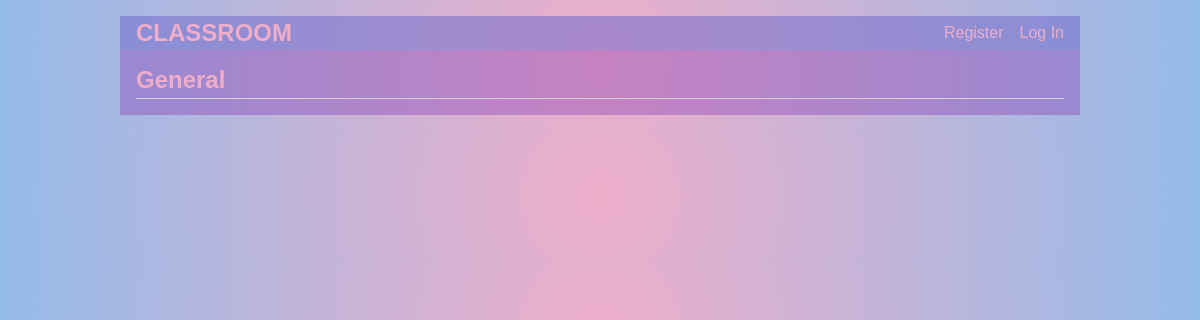
/, run on an earlier commit of the app's database.
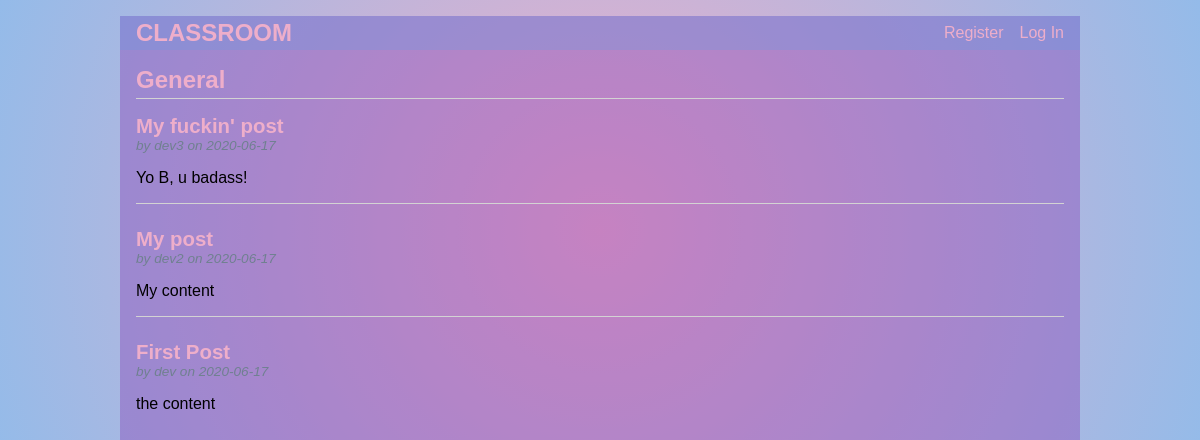
And on a later commit of the database.
### tables this page shows
CREATE TABLE post (
  id INTEGER PRIMARY KEY AUTOINCREMENT,
  author_id INTEGER NOT NULL,
  created TIMESTAMP NOT NULL DEFAULT CURRENT_TIMESTAMP,
  title TEXT NOT NULL,
  body TEXT NOT NULL,
  FOREIGN KEY (author_id) REFERENCES user (id)
);

CREATE TABLE user (
  id INTEGER PRIMARY KEY,
  idtype INTEGER,
  username TEXT UNIQUE NOT NULL,
  password TEXT NOT NULL,
  rol_id INTEGER NOT NULL,
  FOREIGN KEY (rol_id) REFERENCES rol (id),
  FOREIGN KEY (idtype) REFERENCES id_type (id)
);

### flaskr/blog.py (the view)
@bp.route('/')
def index():
    db = get_db()
    posts = db.execute(
        'SELECT p.id, title, body, created, author_id, username'
        ' FROM post p JOIN user u ON p.author_id = u.id'
        ' ORDER BY created DESC'
    ).fetchall()
    return render_template('blog/index.html', posts=posts)

### flaskr/auth.py (called while the page is built)
@bp.before_app_request
def load_logged_in_user():
    user_id = session.get('user_id')
    if user_id is None:
        g.user = None
    else:
        g.user = get_db().execute(
            'SELECT * FROM user WHERE id = ?', (user_id,)
        ).fetchone()

### flaskr/db.py (called while the page is built)
def get_db():
    if 'db' not in g:
        g.db = sqlite3.connect(
            current_app.config['DATABASE'],
            detect_types=sqlite3.PARSE_DECLTYPES
        )
        g.db.row_factory = sqlite3.Row
    return g.db

### flaskr/templates/blog/index.html (shortened to what this page needs)
{% extends 'base.html' %}
{% block header %}
  <h1>{% block title %}General{% endblock %}</h1>
{% endblock %}
{% block content %}
  {% for post in posts %}
    <article class="post">
      <header>
        <div>
          <h1>{{ post['title'] }}</h1>
          <div class="about">by {{ post['username'] }} on {{ post['created'].strftime('%Y-%m-%d') }}</div>
        </div>
      </header>
      <p class="body">{{ post['body'] }}</p>
    </article>
    {% if not loop.last %}
      <hr>
    {% endif %}
  {% endfor %}
{% endblock %}

### flaskr/templates/base.html (shortened to what this page needs)
<!doctype html>
<link rel="stylesheet" href="{{ url_for('static', filename='style.css') }}">
<nav>
  <h1><a class="action" href="{{ url_for('blog.index') }}" style="text-decoration: none;" >CLASSROOM</a></h1>
  <ul>
    {% if g.user %}
      <li><span>{{ g.user['username'] }}</span>
      <li><a href="{{ url_for('auth.logout') }}">Log Out</a>
    {% else %}
      <li><a href="{{ url_for('auth.register') }}">Register</a>
      <li><a href="{{ url_for('auth.login') }}">Log In</a>
    {% endif %}
  </ul>
</nav>
<section class="content">
  <header>
    {% block header %}{% endblock %}
  </header>
  {% block content %}{% endblock %}
</section>

### flaskr/static/style.css (style rules this page uses)
h1 { font-family: 'Verdana', sans-serif; color: #eeaeca; margin: 1rem 0; }
a { color: #eeaeca; text-decoration: none; }
hr { border: none; border-top: 1px solid lightgray; }
nav { background: #649cde4a; display: flex; align-items: center; padding: 0 0.5rem; }
nav h1 { flex: auto; margin: 0; }
nav h1 a { text-decoration: none; padding: 0.25rem 0.5rem; }
nav ul { display: flex; list-style: none; margin: 0; padding: 0; }
nav ul li a, nav ul li span, header .action { display: block; padding: 0.5rem; }
.content { padding: 0 1rem 1rem; }
.content > header { border-bottom: 1px solid lightgray; display: flex; align-items: flex-end; }
.content > header h1 { flex: auto; margin: 1rem 0 0.25rem 0; }
.post > header { display: flex; align-items: flex-end; font-size: 0.85em; }
.post > header > div:first-of-type { flex: auto; }
.post > header h1 { font-size: 1.5em; margin-bottom: 0; }
.post .about { color: slategray; font-style: italic; }
.post .body { white-space: pre-line; }
.content:last-child { margin-bottom: 0; }
ul { list-style: none; }

What changed in the data, as far as the page shows it:
added post: title "My fuckin' post", username "dev3", created "2020-06-17", body "Yo B, u badass!"
added post: title "My post", username "dev2", created "2020-06-17", body "My content"
added post: title "First Post", username "dev", created "2020-06-17", body "the content"
